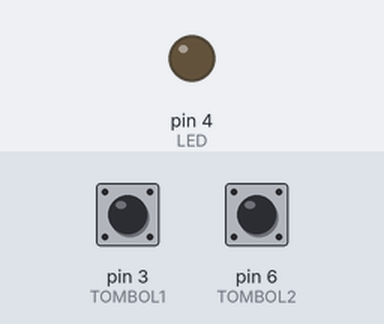
This sketch was run on a simulated Arduino Uno, built with avr-gcc and run on an emulated ATmega328P. Parts: output pins drawn as LEDs (lit = HIGH). Inputs (shaded band) come from the test bench; at power-on: pin 3 (TOMBOL1) LOW, pin 6 (TOMBOL2) LOW.

Above: at 1.2 s.
1.3 s: pin 3 (TOMBOL1) pulled HIGH for 0.15 s
At 1.7 s:
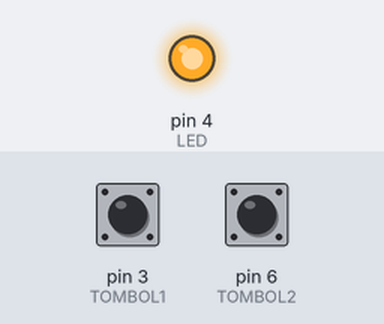
2.9 s: pin 6 (TOMBOL2) pulled HIGH for 0.15 s
At 4.1 s:
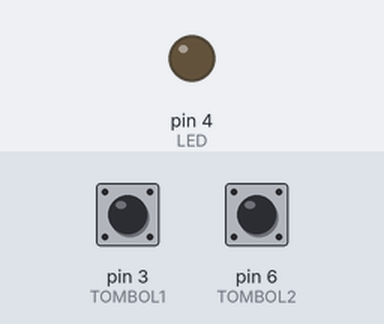
4.5 s: pin 3 (TOMBOL1) pulled HIGH for 1 s
At 5.3 s:
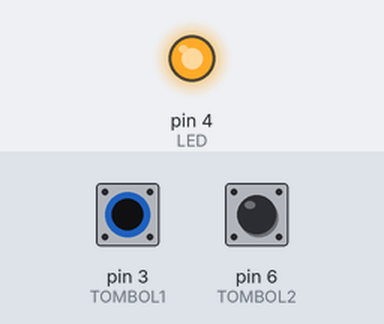
Timing chart, 0 to 7.5 s (numbered marks = the images above; inputs shaded):
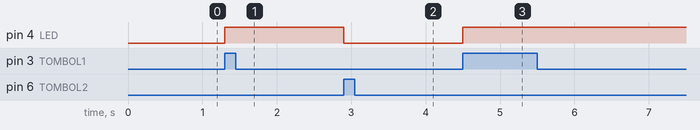

Measured:
- after the input at 1.3 s, pin 4 (LED): LOW → HIGH at once
- after the input at 2.9 s, pin 4 (LED): HIGH → LOW at once
- after the input at 4.5 s, pin 4 (LED): LOW → HIGH at once

The sketch:

Menghidupkan_dan_mematikan_led.ino
```cpp
//PERCOBAAN 2
int TOMBOL1 = 3;
int TOMBOL2 = 6;
int LED = 4;

void setup()
{
  pinMode (TOMBOL1, INPUT);
  pinMode (TOMBOL2, INPUT);
  pinMode (LED, OUTPUT);
}

void loop()
{
  if(digitalRead(TOMBOL1) == HIGH)
  {
    digitalWrite(LED, HIGH);
  }
  else if(digitalRead(TOMBOL2) == HIGH)
  {
    digitalWrite(LED, LOW);
  }

}
```
